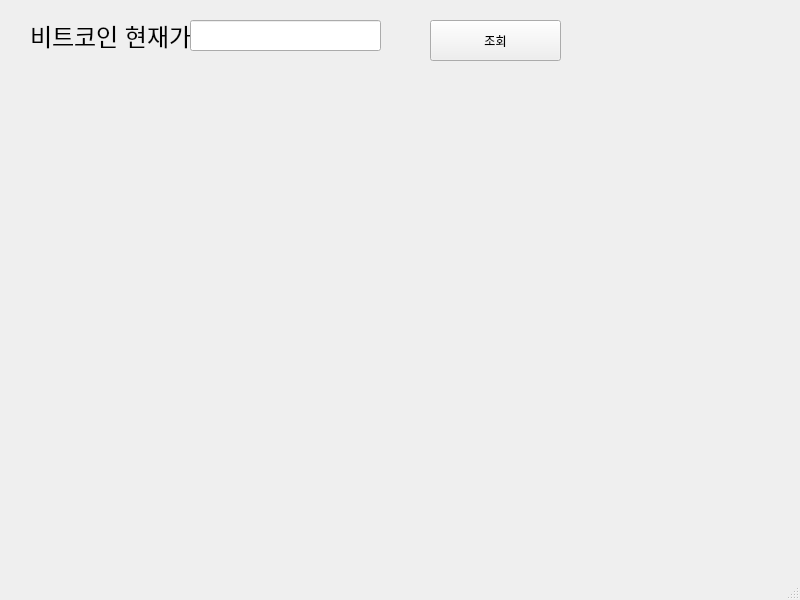
<?xml version="1.0" encoding="UTF-8"?>
<ui version="4.0">
 <class>MainWindow</class>
 <widget class="QMainWindow" name="MainWindow">
  <property name="geometry">
   <rect>
    <x>0</x>
    <y>0</y>
    <width>800</width>
    <height>600</height>
   </rect>
  </property>
  <property name="windowTitle">
   <string>MainWindow</string>
  </property>
  <widget class="QWidget" name="centralwidget">
   <widget class="QLabel" name="label">
    <property name="geometry">
     <rect>
      <x>30</x>
      <y>20</y>
      <width>191</width>
      <height>31</height>
     </rect>
    </property>
    <property name="font">
     <font>
      <pointsize>18</pointsize>
     </font>
    </property>
    <property name="lineWidth">
     <number>1</number>
    </property>
    <property name="text">
     <string>비트코인 현재가 :</string>
    </property>
    <property name="textFormat">
     <enum>Qt::AutoText</enum>
    </property>
   </widget>
   <widget class="QLineEdit" name="lineEdit">
    <property name="geometry">
     <rect>
      <x>190</x>
      <y>20</y>
      <width>191</width>
      <height>31</height>
     </rect>
    </property>
   </widget>
   <widget class="QPushButton" name="pushButton">
    <property name="geometry">
     <rect>
      <x>430</x>
      <y>20</y>
      <width>131</width>
      <height>41</height>
     </rect>
    </property>
    <property name="text">
     <string>조회</string>
    </property>
   </widget>
  </widget>
  <widget class="QMenuBar" name="menubar">
   <property name="geometry">
    <rect>
     <x>0</x>
     <y>0</y>
     <width>800</width>
     <height>24</height>
    </rect>
   </property>
  </widget>
  <widget class="QStatusBar" name="statusbar"/>
 </widget>
 <resources/>
 <connections/>
</ui>
